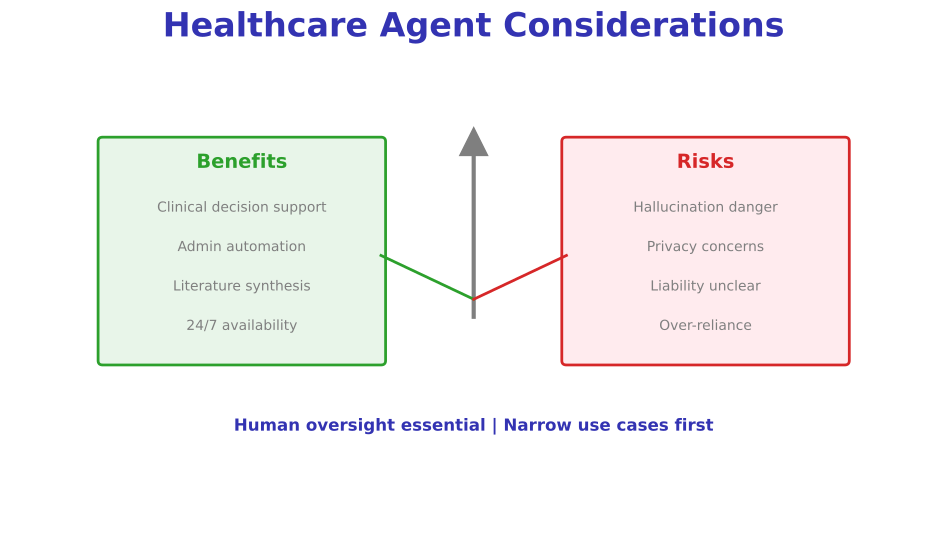

Generate this figure with Python:
"""
Healthcare Agent Considerations
Week 11 - Domain Applications
"""

from pathlib import Path

import matplotlib.patches as mpatches
import matplotlib.pyplot as plt
import numpy as np
from matplotlib.patches import FancyArrowPatch, FancyBboxPatch

plt.rcParams.update(
    {
        "font.size": 24,
        "axes.labelsize": 24,
        "axes.titlesize": 26,
        "figure.figsize": (10, 6),
        "figure.dpi": 150,
        "font.family": "sans-serif",
    }
)

MLPURPLE = "#3333B2"
MLBLUE = "#0066CC"
MLORANGE = "#FF7F0E"
MLGREEN = "#2CA02C"
MLRED = "#D62728"
MLGRAY = "#7F7F7F"

fig, ax = plt.subplots(figsize=(10, 6))
ax.set_xlim(0, 10)
ax.set_ylim(0, 6)
ax.axis("off")

ax.text(
    5,
    5.7,
    "Healthcare Agent Considerations",
    fontsize=24,
    fontweight="bold",
    ha="center",
    color=MLPURPLE,
)

# Balance scale visualization
ax.plot([5, 5], [4.5, 2.5], "-", color=MLGRAY, linewidth=3)
ax.plot([5], [4.5], "^", markersize=20, color=MLGRAY)

# Benefits (left)
benefits_box = FancyBboxPatch(
    (1.0, 2.0),
    3.0,
    2.5,
    boxstyle="round,pad=0.05",
    facecolor="#E8F5E9",
    edgecolor=MLGREEN,
    linewidth=2,
)
ax.add_patch(benefits_box)
ax.text(2.5, 4.2, "Benefits", fontsize=14, ha="center", fontweight="bold", color=MLGREEN)
benefits = [
    "Clinical decision support",
    "Admin automation",
    "Literature synthesis",
    "24/7 availability",
]
for i, b in enumerate(benefits):
    ax.text(2.5, 3.7 - i * 0.45, b, fontsize=10, ha="center", color=MLGRAY)

ax.plot([4, 5], [3.2, 2.7], "-", color=MLGREEN, linewidth=2)

# Risks (right)
risks_box = FancyBboxPatch(
    (6.0, 2.0),
    3.0,
    2.5,
    boxstyle="round,pad=0.05",
    facecolor="#FFEBEE",
    edgecolor=MLRED,
    linewidth=2,
)
ax.add_patch(risks_box)
ax.text(7.5, 4.2, "Risks", fontsize=14, ha="center", fontweight="bold", color=MLRED)
risks = ["Hallucination danger", "Privacy concerns", "Liability unclear", "Over-reliance"]
for i, r in enumerate(risks):
    ax.text(7.5, 3.7 - i * 0.45, r, fontsize=10, ha="center", color=MLGRAY)

ax.plot([6, 5], [3.2, 2.7], "-", color=MLRED, linewidth=2)

# Key message
ax.text(
    5,
    1.2,
    "Human oversight essential | Narrow use cases first",
    fontsize=12,
    ha="center",
    color=MLPURPLE,
    fontweight="bold",
)

plt.tight_layout()
plt.savefig(Path(__file__).parent / "healthcare_agents.pdf", dpi=300, bbox_inches="tight", facecolor="white")
plt.close()
print(f"Chart saved to {Path(__file__).parent / 'healthcare_agents.pdf'}")
